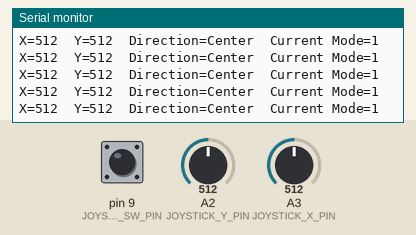
Bench run of a sketch on a simulated Arduino Uno, built with avr-gcc and run on an emulated ATmega328P. Parts: the last lines printed to the serial monitor. Inputs (shaded band) come from the test bench; at power-on: A2 (JOYSTICK_Y_PIN) = 512, A3 (JOYSTICK_X_PIN) = 512, pin 9 (JOYSTICK_SW_PIN) HIGH.

Above: at 1.2 s.
1.3 s: A2 (JOYSTICK_Y_PIN) set to 941
At 1.32 s:
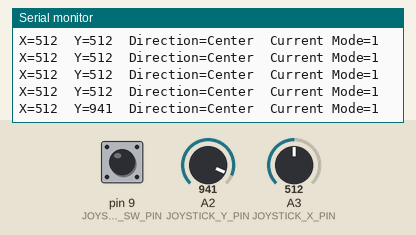
2.8 s: A2 (JOYSTICK_Y_PIN) set to 968
At 2.83 s:
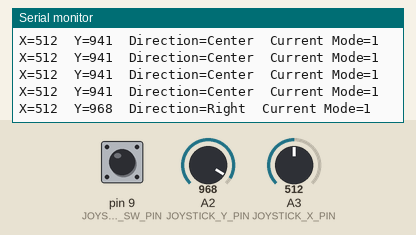
4.7 s: A3 (JOYSTICK_X_PIN) set to 934
At 4.75 s:
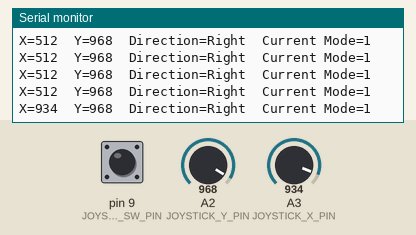
6.2 s: A3 (JOYSTICK_X_PIN) set to 964
At 6.27 s:
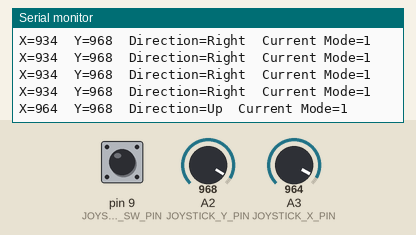

Measured:
- the behaviour switches between 950 and 951 on A2 (JOYSTICK_Y_PIN) (found by bisection; images 1 and 2)
- the behaviour switches between 950 and 951 on A3 (JOYSTICK_X_PIN) (found by bisection; images 3 and 4)
- after the input at 1.3 s, the serial monitor: prints a new line at once (image 1)
- after the input at 2.8 s, the serial monitor: prints a new line at once (image 2)
- after the input at 4.7 s, the serial monitor: prints a new line after 0.05 s (image 3)
- after the input at 6.2 s, the serial monitor: prints a new line after 0.06 s (image 4)

The sketch:

sketch_mar5a.ino
```cpp
// Teensy 4.1 + Joystick Control
// VRx -> 17 (A3) (Analog Input)
// VRy -> 16 (A2) (Analog Input)
// SW  -> 9  (Digital Input, using INPUT_PULLUP)

// Define pins
#define JOYSTICK_X_PIN 17  // VRx -> A3 (Analog)
#define JOYSTICK_Y_PIN 16  // VRy -> A2 (Analog)
#define JOYSTICK_SW_PIN 9  // SW  -> Digital Pin 9 (Previously was A1)

// Mode and debounce variables
int mode = 1;
bool lastSwitchState = HIGH;
bool switchPressed = false;  // To ensure single press detection
unsigned long lastDebounceTime = 0;
const unsigned long debounceDelay = 50; // Debounce delay in ms

void setup() {
  Serial.begin(115200);

  // Set up joystick button with internal pull-up
  pinMode(JOYSTICK_SW_PIN, INPUT_PULLUP);
}

void loop() {
  // Read analog values
  int xVal = analogRead(JOYSTICK_X_PIN);
  int yVal = analogRead(JOYSTICK_Y_PIN);

  // Read switch state (Now from GPIO 9)
  bool swState = digitalRead(JOYSTICK_SW_PIN);

  // Debounce logic for button press
  if (swState == LOW && !switchPressed) {  // Detect new press only
    switchPressed = true;
    mode++;
    if (mode > 3) mode = 1;
    Serial.print("Mode switched to: ");
    Serial.println(mode);
  }
  if (swState == HIGH) {
    switchPressed = false;  // Reset state when button is released
  }

  // Adjusted thresholds based on your joystick behavior
  String direction = "Center";

  if (xVal > 950) direction = "Up";     // X high (~1023)
  else if (xVal < 50) direction = "Down";  // X low (~0)
  else if (yVal < 50) direction = "Left";  // Y low (~0)
  else if (yVal > 950) direction = "Right"; // Y high (~1023)

  // Print output
  Serial.print("X=");
  Serial.print(xVal);
  Serial.print("  Y=");
  Serial.print(yVal);
  Serial.print("  Direction=");
  Serial.print(direction);
  Serial.print("  Current Mode=");
  Serial.println(mode);

  delay(100); // Avoid screen flooding
}
```
